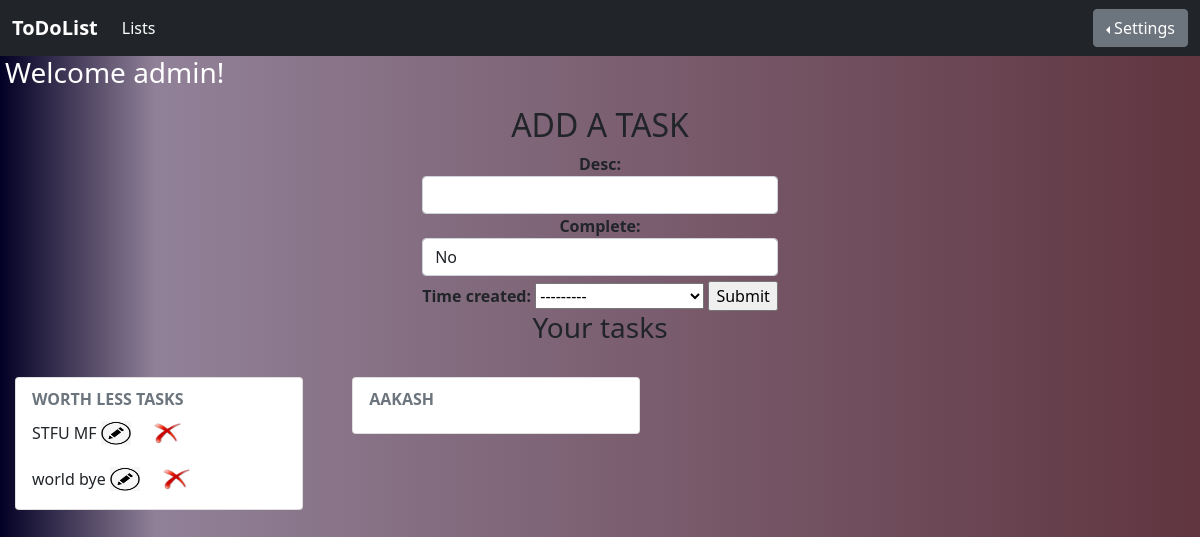
The app's page / (signed in) with its own data.
### tasks/models.py (models this page shows, shortened)
class time(models.Model):
    title = models.TextField(max_length=32)
    def __str__(self):
        return self.title

class task(models.Model):
    desc = models.TextField(max_length=250)
    complete = models.BooleanField(default=False)
    created = models.DateTimeField(auto_now=True)
    time_created = models.ForeignKey(time, on_delete = SET_NULL, null=True)
    def __str__(self):
        return self.desc

### tasks/views.py (the view)
# urls.py: path('',views.tasks ,name ='home') ,
def tasks(request):
        all_time = time.objects.all()
        datas = {}
        for i in range(all_time.count()):
            title = task.objects.filter(time_created = all_time[i])
            datas[f'{all_time[i].title}'] = title
        form =  taskform()
        if request.method == 'POST':
            form = taskform(request.POST)
            if form.is_valid():
                form.save()
            return redirect('/')
        context = { 'form': form,'mydict': datas}
        return render(request,'landing.html',context)

### tasks/forms.py
class taskform(forms.ModelForm):
    class Meta():
        model = task
        fields = '__all__'
        widgets = {
            'title':forms.TextInput(attrs={'class':'form-control'}),
            'desc':forms.TextInput(attrs={'class':'form-control'}),
            'complete':forms.NullBooleanSelect(attrs={'class':'form-control'}),
        }

### tasks/templates/landing.html (shortened to what this page needs)
{% load static %}
<!DOCTYPE html>
<html lang="en">
<head>
    <link href="https://cdn.jsdelivr.net/npm/bootstrap@5.1.3/dist/css/bootstrap.min.css" rel="stylesheet">
    <link href="https://cdn.jsdelivr.net/npm/bootstrap@5.1.2/dist/css/bootstrap.min.css" rel="stylesheet" />
</head>
<body>
    <nav class="navbar navbar-expand-lg navbar-dark bg-dark">
        <div class="container-fluid">
            <b class="navbar-brand" href="#">ToDoList</b>
            <div class="collapse navbar-collapse" id="navbarSupportedContent" style="width: -webkit-fill-available">
                <ul class="navbar-nav me-auto mb-2 mb-lg-0">
                    <li class="nav-item">
                        <a class="nav-link active" aria-current="page" href="/new" id="Lists">Lists</a>
                    </li>
                </ul>
            </div>
            <div class="btn-group dropstart">
                <button type="button" class="btn btn-secondary dropdown-toggle" data-bs-toggle="dropdown" aria-expanded="false">Settings</button>
            </div>
        </div>
    </nav>
    <h3>
        <p style="width: fit-content;margin-left: 5px; color:white; align-items: center;">Welcome {{request.user}}!</p>
    </h3>
    <center>
        <div class="container">
            <h2 id="add_a_task">ADD A TASK</h2>
          </div>
          <div class="container">
            <form method="POST" action="/" class="ninja" style = "width: fit-content;">
              <b class="boomer" style="position: -ms-page;">{{form}}</b>
              <input type="submit" name="create task" id="hover" style = "margin-top: 5px;">
            </form>
          </div>
    </center>
    <center>
        <h3>Your tasks</h3>
    </center>
    {% for mykey,myvalue in mydict.items %}
    <span>
        <div class="grid-container">
            <br>
            <div class="card" style="width: 18rem;;">
                <div class="card-body">
                    <div class="grid-item">
                        <span>
                            <h6 class="card-subtitle mb-2 text-muted"><b>{{ mykey }}</b></h6>
                        </span>
                        {% for s in myvalue %}
                        <p class="card-text">{{s}}
                            <a class="navbar-brand" href="/update_task/{{s.id}}">
                                <img src="/static/edit.png" alt="" width="30" height="24">
                              </a>
                            <a class="navbar-brand" href="/Delete_task/{{s.id}}">
                                <img src="/static/delete.png" alt="" width="30" height="24">
                              </a>
                        </p>
                        {% endfor %}
                    </div>
                </div>
            </div>
        </div>
    </span> {% endfor %}
</body>
</html>

### tasks/templates/landing.html (style rules this page uses)
.grid-container { display: inline-block; margin-left: 15px; margin-right: 30px; margin-bottom: 10px; }
body { background: rgb(2,0,36); background: linear-gradient(90deg, rgba(2,0,36,1) 0%, rgba(145,129,152,1) 13%, rgba(96,53,64,1) 100%); }

### records on screen
time: mydict "WORTH LESS TASKS"
task: desc "STFU MF"
task: desc "world bye"
time: mydict "AAKASH"

### other values on screen
{{ request.user }} "admin"
